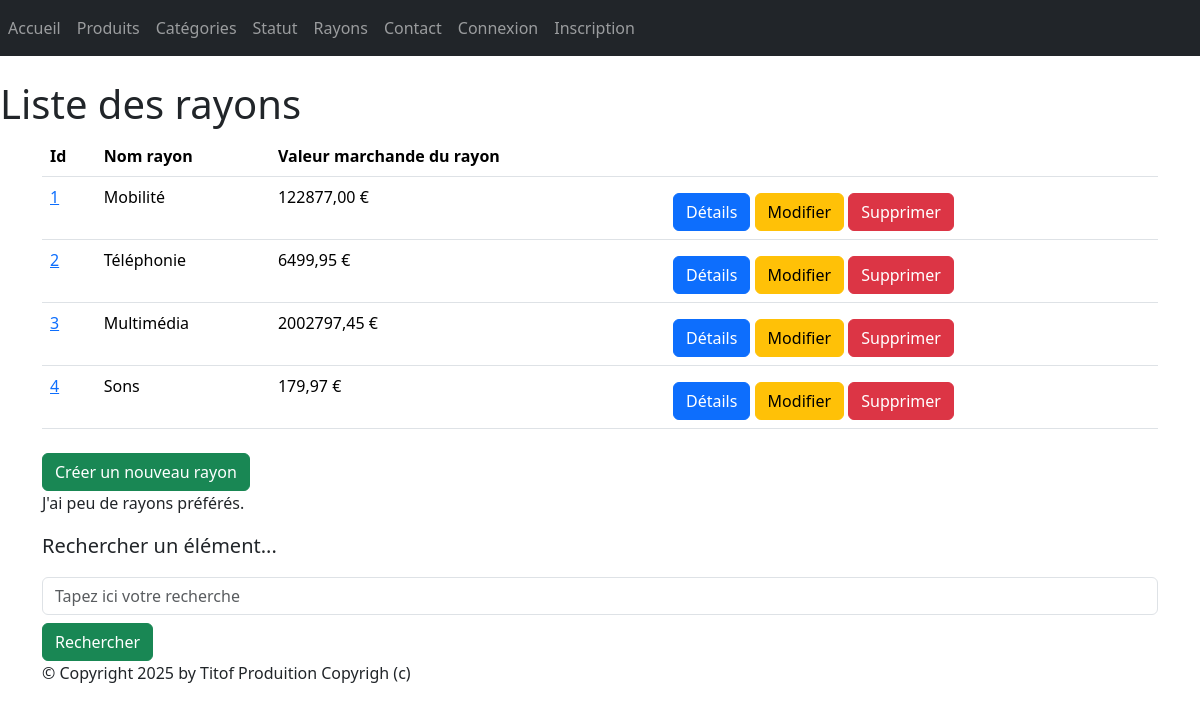
The page /monApp/rayons/ on the database as committed earlier.
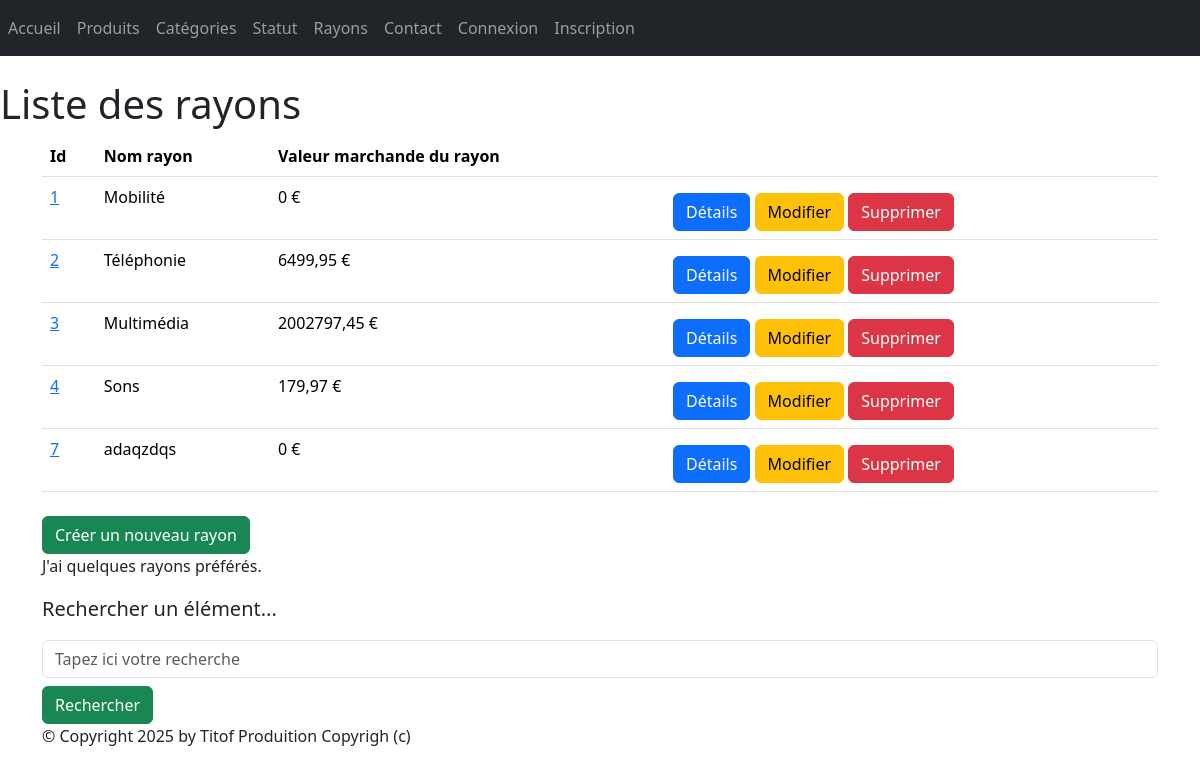
The same page on the database as committed later.
### monApp/models.py (models this page shows, shortened)
class Rayon(models.Model):
    idRayon = models.AutoField(primary_key=True)
    nomRayon = models.CharField(max_length=200)

### monApp/views.py (the view)
# urls.py: path("rayons/", views.RayonListView.as_view(), name="lst_rs"),
class RayonListView(ListView):
    model = Rayon
    template_name = "monApp/list_rayons.html"
    context_object_name = "rs"
    def get_queryset(self):
        query = self.request.GET.get('search')
        if query:
            return Rayon.objects.prefetch_related(Prefetch("contenirR", queryset=Contenir.objects.select_related("refProd"))).filter(nomRayon__icontains=query)
        return Rayon.objects.prefetch_related(Prefetch("contenirR", queryset=Contenir.objects.select_related("refProd")))
    def get_context_data(self, **kwargs):
        context = super(RayonListView, self).get_context_data(**kwargs)
        context['titremenu'] = "Liste de mes rayons"
        rs_dt = []
        for rayon in context['rs']:
            total = 0
            for contenir in rayon.contenirR.all():
                total += contenir.refProd.prixUnitaireProd * contenir.qte
            rs_dt.append({'rayon': rayon,'total_stock': total})
        context['rs_dt'] = rs_dt
        return context

### monApp/templates/monApp/list_rayons.html
{% extends 'monApp/base.html' %}
{% block menu %}
    <h1>Liste des rayons</h1>
{% endblock %}
{% block contenu %}
    <table class="table">
        <thead>
            <th>Id</th>
            <th>Nom rayon</th>
            <th>Valeur marchande du rayon</th>
            <th></th>
        </thead>
        <tbody>
            {% for data in rs_dt %}
                <tr>
                    <td><a href="{% url 'dtl_r' data.rayon.idRayon %}">{{ data.rayon.idRayon }}</a></td>
                    <td>{{ data.rayon.nomRayon }} </td>
                    <td>{{ data.total_stock }} €</td>
                    <td>
                        <a href="{% url 'dtl_r' data.rayon.idRayon %}" class="btn btn-primary mt-2">Détails</a>
                        <a href="{% url 'r-chng' data.rayon.idRayon %}" class="btn btn-warning mt-2">Modifier</a>
                        <a href="{% url 'dlt-r' data.rayon.idRayon %}" class="btn btn-danger mt-2">Supprimer</a>
                    </td>
                </tr>
            {% endfor %}
        </tbody>
    </table>
    <a href="{% url 'crt-r' %}" class="btn btn-success mt-2">Créer un nouveau rayon</a>
    <p>
    J'ai
    {% if rs|length < 5 %}
    peu de
    {% elif rs|length < 10 %}
    quelques
    {% else %}
    beaucoup de
    {% endif %}
    rayons préférés.
    </p>
    <p class="lead mb-3 ml-0">Rechercher un élément...</p>
    <form method="GET" action="">
        <input class="form-control" type="text" name="search" placeholder="Tapez ici votre recherche"
        value="{{ request.GET.search }}">
        <button type="submit" class="btn btn-success mt-2">Rechercher</button>
    </form>
{% endblock %}

Rows that differ between the two databases and show on the page:
computed for Rayon "Mobilité": total_stock "122877,00" → "0"
added Rayon: rayon.idRayon "7", rayon.nomRayon "adaqzdqs", total_stock "0"
Other text that changed with them:
text no longer shown: "peu de"
text now shown: "quelques"
